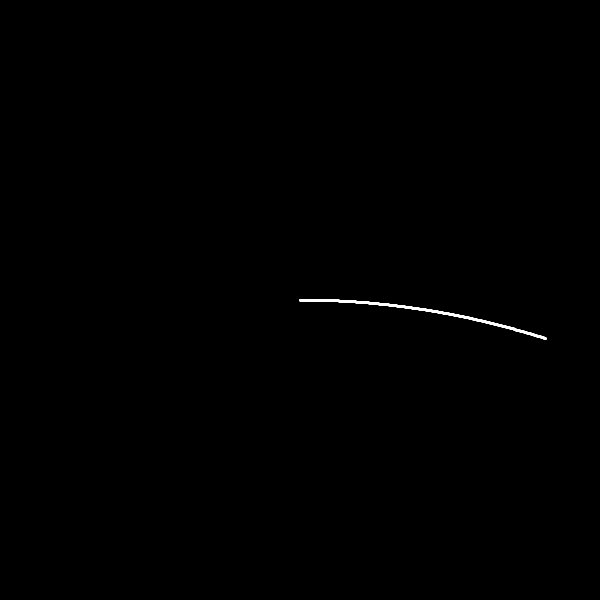
Frame 1 (no input)
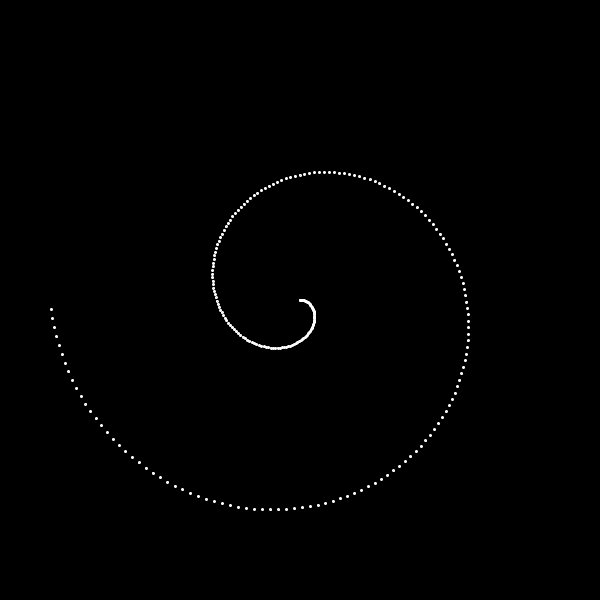
Frame 60 (the mouse pressed at the canvas centre just before this capture)
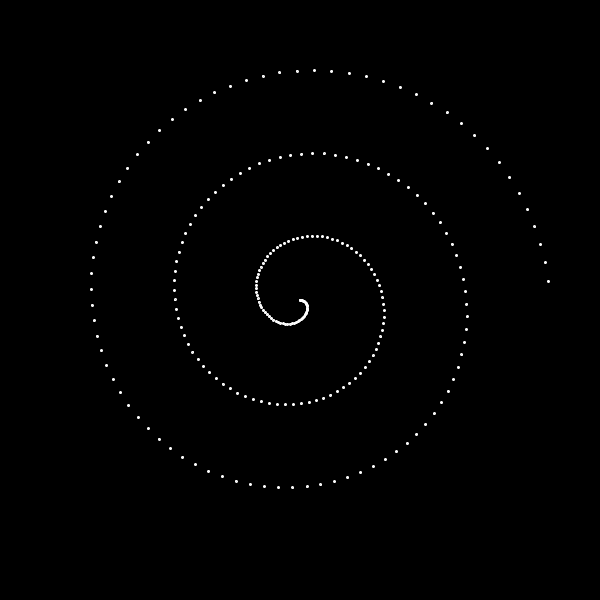
Frame 120 (the mouse held since frame 60 and released just before this capture)

The Processing sketch that drew these frames (run headless with seeded random() and noise(); from frame 60 on, the mouse is pressed at the canvas centre):

// Processing sketch: processing_144855
// ── processing_144855.pde

WhitneyEllipse[] we;

int numWE = 250;

void setup()  {
  size(600,600);
  //frameRate(21);
  background(0);
  stroke(255);
  smooth();
  we = new WhitneyEllipse[numWE];
  for (int i=0;i<numWE;i++)  {  
    we[i] = new WhitneyEllipse(i*(PI/5000), i);
  }
}

void draw()   {
  background(0);
  for (int i=0; i < numWE; i++)  {
    we[i].display();
  }
}

void mousePressed()  {

  println(we[1].x);
}

class WhitneyEllipse
{
  float x, y, a, b, r, th, spinVelocity, spinRadius;
  
  WhitneyEllipse(float spinVelocityVar, float spinRadiusVar)  {
    spinVelocity = spinVelocityVar;
    spinRadius = spinRadiusVar;
    a = width/2;
    b = height/2;
  }
  
  void display()  {
    th = th + spinVelocity;
    x = a + spinRadius*cos(th);
    y = b + spinRadius*sin(th);
    stroke(255,0,0,100);
    //line(we[int(random(numWE))].x,we[int(random(numWE))].y, we[frameCount%numWE].x, we[frameCount%numWE].y);
    stroke(255,255,255);
    ellipse(x,y,2,2);
  } 
}
